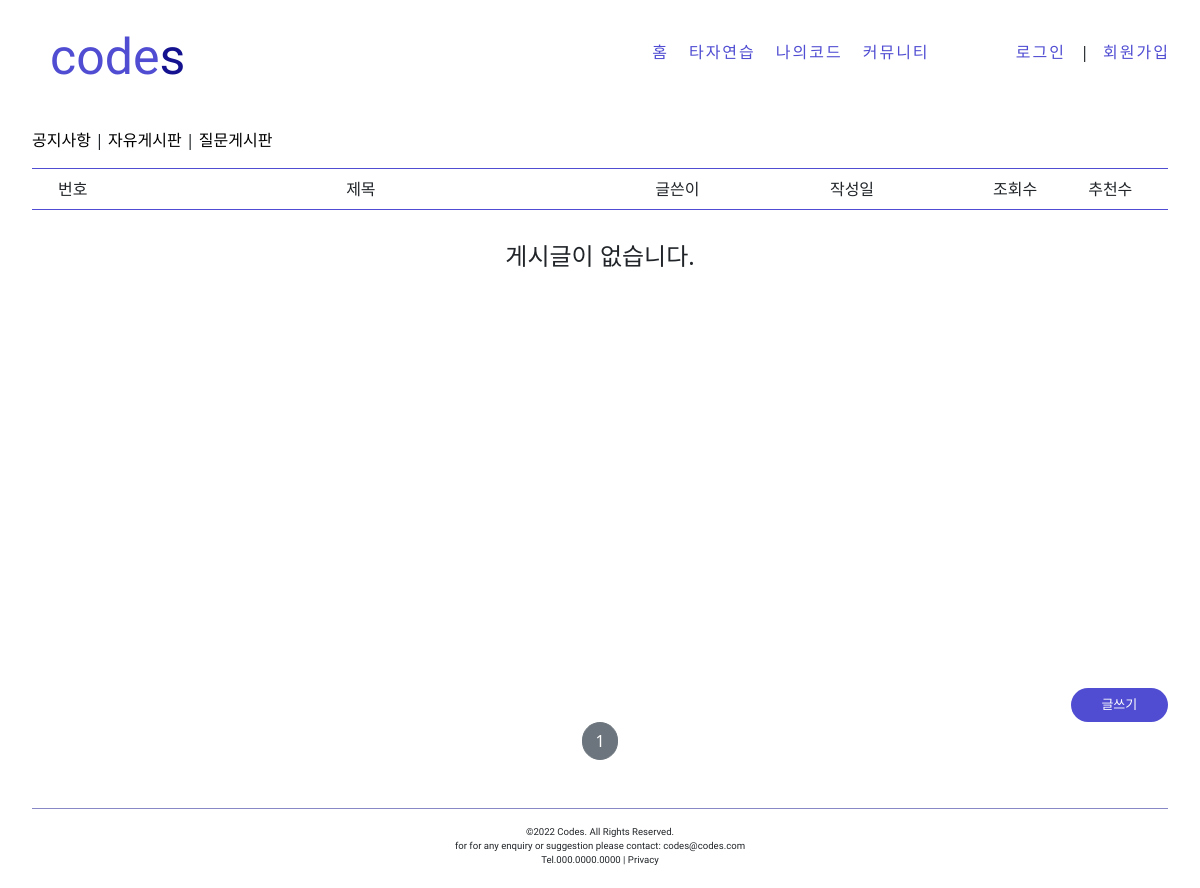
/board/detail/11/, run on an earlier commit of the app's database.
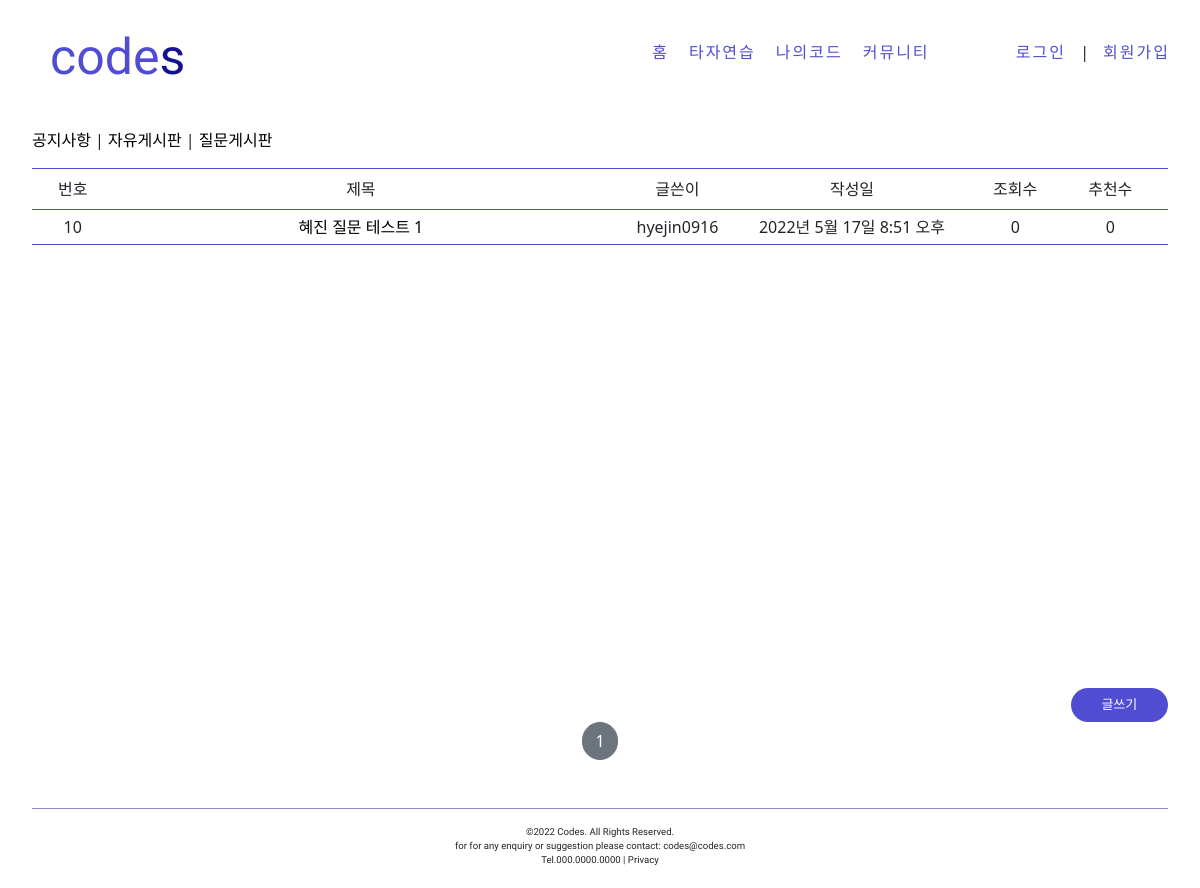
And on a later commit of the database.
### postapp/models.py (models this page shows, shortened)
class Post(models.Model):
    post_id = models.AutoField(primary_key=True)
    post_title = models.CharField(max_length=256,null=False)
    image = models.ImageField(upload_to='post/', null=False)
    post_content = models.TextField(null=False)
    post_viewnum = models.IntegerField(default=0)
    like_num = models.IntegerField(default=0)
    post_wdate = models.DateTimeField(auto_now_add=True)
    post_mdate = models.DateTimeField(auto_now=True)
    writer = models.ForeignKey(User, on_delete=models.CASCADE, related_name='post', null=False)
    category = models.ForeignKey(PostCategory, on_delete=models.CASCADE, related_name='category', null=False)

### boardapp/views.py (the view)
# urls.py: path('detail/<int:pk>/', CategoryDetailView.as_view(), name='detail'),
class CategoryDetailView(DetailView, MultipleObjectMixin):
    model = PostCategory
    context_object_name = 'target_category'
    template_name = 'boardapp/detail.html'
    paginate_by = 13
    def get_context_data(self, **kwargs):
        object_list = Post.objects.filter(category=self.get_object())
        return super(CategoryDetailView, self).get_context_data(object_list=object_list, **kwargs)

### boardapp/templates/boardapp/detail.html
{% extends 'base.html' %}
{% block content %}
<div style="height: 32rem">
    <div style="margin:3rem 2rem 1rem 2rem;text-align: left;">
        <p>
            <a href="{% url 'boardapp:detail' pk=9 %}" style="text-decoration: none; color: black">공지사항</a>
            |
            <a href="{% url 'boardapp:detail' pk=10 %}" style="text-decoration: none; color: black">자유게시판</a>
            |
            <a href="{% url 'boardapp:detail' pk=11 %}" style="text-decoration: none; color: black">질문게시판</a>
        </p>
    </div>
    <div style="border-top: 1.5px solid #504DD2;border-bottom: 1.5px solid #504DD2;
    margin-right: 2rem;margin-left: 2rem; text-align: center; padding-top: .5rem; padding-bottom: .5rem">
        <div style="display:inline-block; width: 5%;height: auto">번호</div>
        <div style="display:inline-block; width: 45%;">제목</div>
        <div style="display:inline-block; width: 10%;">글쓴이</div>
        <div style="display:inline-block; width: 20%;">작성일</div>
        <div style="display:inline-block; width: 8%;">조회수</div>
        <div style="display:inline-block; width: 8%;">추천수</div>
    </div>
    {% include 'snippets/list_category.html' with post_list=object_list %}
</div>
<div style="margin-top:3rem; margin-right:2rem; text-align: right">
    <a href="{% url 'postapp:create' %}" class="btn text-white rounded-pill col-1 px-3" style="background-color: #504DD2;font-size: small">
        글쓰기
    </a>
    </div>
    {% include 'snippets/pagination.html' with page_obj=page_obj %}
{% endblock %}

### templates/snippets/list_category.html
<div>
    {% if post_list %}
    <div style="text-align: center;margin-left: 2rem;margin-right: 2rem">
    {% for list in post_list %}
        <div style="border-bottom: 1px solid #504DD2;text-align: center;padding-top: .3rem; padding-bottom: .3rem">
        <div style="display:inline-block; width: 5%;">
            {{ list.post_id }}
        </div>
        <div style="display:inline-block; width: 45%;">
            <a href="{% url 'postapp:detail' pk=list.pk %}" style="text-decoration: none; color: black">
                <div style="margin:0rem;padding: 0rem">
                    {{ list.post_title | truncatechars:15 }}
                </div>
            </a>
        </div>
        <div style="display:inline-block; width: 10%;">
            {{ list.writer }}
        </div>
        <div style="display:inline-block; width: 20%;">
            {{ list.post_wdate }}
        </div>
        <div style="display:inline-block; width: 8%;">
            {{ list.post_viewnum }}
        </div>
        <div style="display:inline-block; width: 8%;">
            {{ list.like_num }}
        </div>
    </div>
    {% endfor %}
    </div>
    {% else %}
    <div style="text-align: center;margin-top: 2rem">
        <h4>게시글이 없습니다.</h4>
    </div>
    {% endif %}
</div>

What changed in the data, as far as the page shows it:
added Post: post_id "10", post_title "혜진 질문 테스트 1", writer "hyejin0916", post_wdate "2022년 5월 17일 8:51 오후", post_viewnum "0", like_num "0"
Also different on the page:
text no longer shown: "게시글이 없습니다."
